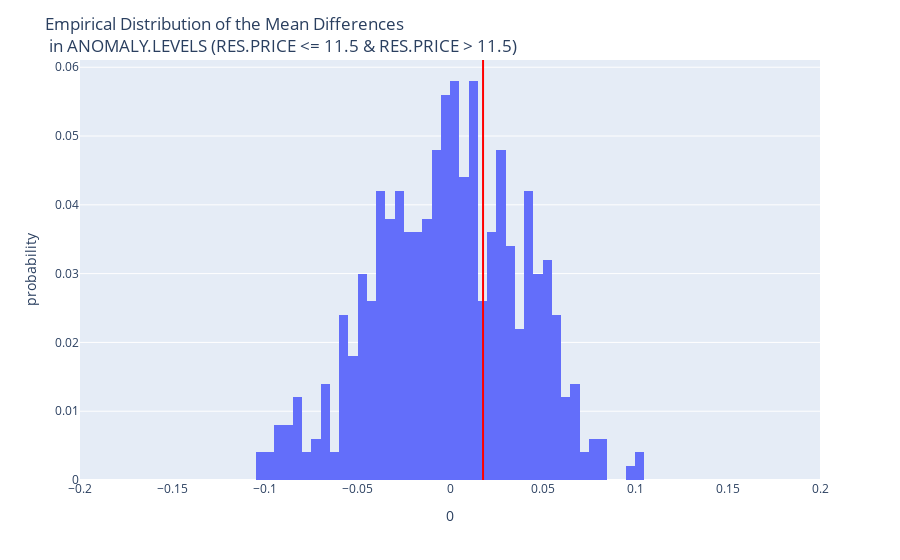

The cell this chart's notebook holds for it:
### Markdown cell above
### Conclusion

After permutating and shuffling the groups 500 times. We have our observed statistic as well as our simulated difference. By plotting a histogram of the simulated differences against the actauly observed statistic we can answer our question from before.

### Code cell
fig = px.histogram(
    pd.DataFrame(differences), x=0, nbins=50, histnorm='probability', 
    title='Empirical Distribution of the Mean Differences <br> in ANOMALY.LEVELS (RES.PRICE <= 11.5 & RES.PRICE > 11.5)')
fig.add_vline(x=observed_difference, line_color='red')
fig.update_layout(xaxis_range=[-0.2, 0.2], margin=dict(t=60))

### Figure 1 — Plotly figure (JSON) as saved in the notebook; plotly's stock layout.template omitted (floating-point values rounded to 4 significant figures; data arrays with more than 128 entries replaced by an {"elided": "..."} marker saying what was removed)
{"data": [{"alignmentgroup": "True", "bingroup": "x", "histnorm": "probability", "hovertemplate": "0=%{x}<br>probability=%{y}<extra></extra>", "legendgroup": "", "marker": {"color": "#636efa", "pattern": {"shape": ""}}, "name": "", "nbinsx": 50, "offsetgroup": "", "orientation": "v", "showlegend": false, "type": "histogram", "x": {"elided": "500 float values"}, "xaxis": "x", "yaxis": "y"}], "layout": {"barmode": "relative", "legend": {"tracegroupgap": 0}, "margin": {"t": 60}, "shapes": [{"line": {"color": "red"}, "type": "line", "x0": 0.01787, "x1": 0.01787, "xref": "x", "y0": 0, "y1": 1, "yref": "y domain"}], "title": {"text": "Empirical Distribution of the Mean Differences <br> in ANOMALY.LEVELS (RES.PRICE <= 11.5 & RES.PRICE > 11.5)"}, "xaxis": {"anchor": "y", "domain": [0, 1], "range": [-0.2, 0.2], "title": {"text": "0"}}, "yaxis": {"anchor": "x", "domain": [0, 1], "title": {"text": "probability"}}}}
